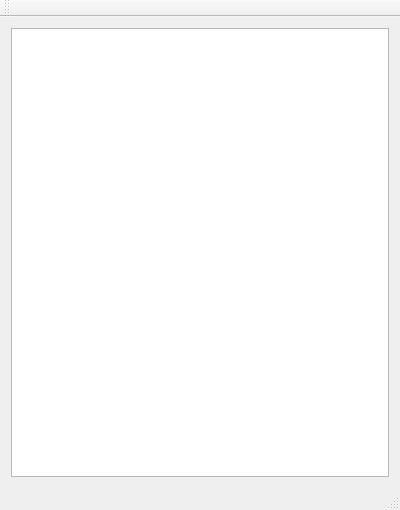
<?xml version="1.0" encoding="UTF-8"?>
<ui version="4.0">
 <class>MainWindow</class>
 <widget class="QMainWindow" name="MainWindow">
  <property name="geometry">
   <rect>
    <x>0</x>
    <y>0</y>
    <width>400</width>
    <height>510</height>
   </rect>
  </property>
  <property name="windowTitle">
   <string>MainWindow</string>
  </property>
  <widget class="QWidget" name="centralWidget">
   <layout class="QVBoxLayout" name="verticalLayout">
    <item>
     <widget class="QListWidget" name="listWidget">
      <property name="minimumSize">
       <size>
        <width>100</width>
        <height>0</height>
       </size>
      </property>
     </widget>
    </item>
   </layout>
  </widget>
  <widget class="QMenuBar" name="menuBar">
   <property name="geometry">
    <rect>
     <x>0</x>
     <y>0</y>
     <width>400</width>
     <height>22</height>
    </rect>
   </property>
  </widget>
  <widget class="QToolBar" name="mainToolBar">
   <attribute name="toolBarArea">
    <enum>TopToolBarArea</enum>
   </attribute>
   <attribute name="toolBarBreak">
    <bool>false</bool>
   </attribute>
  </widget>
  <widget class="QStatusBar" name="statusBar"/>
 </widget>
 <layoutdefault spacing="6" margin="11"/>
 <resources/>
 <connections/>
</ui>
